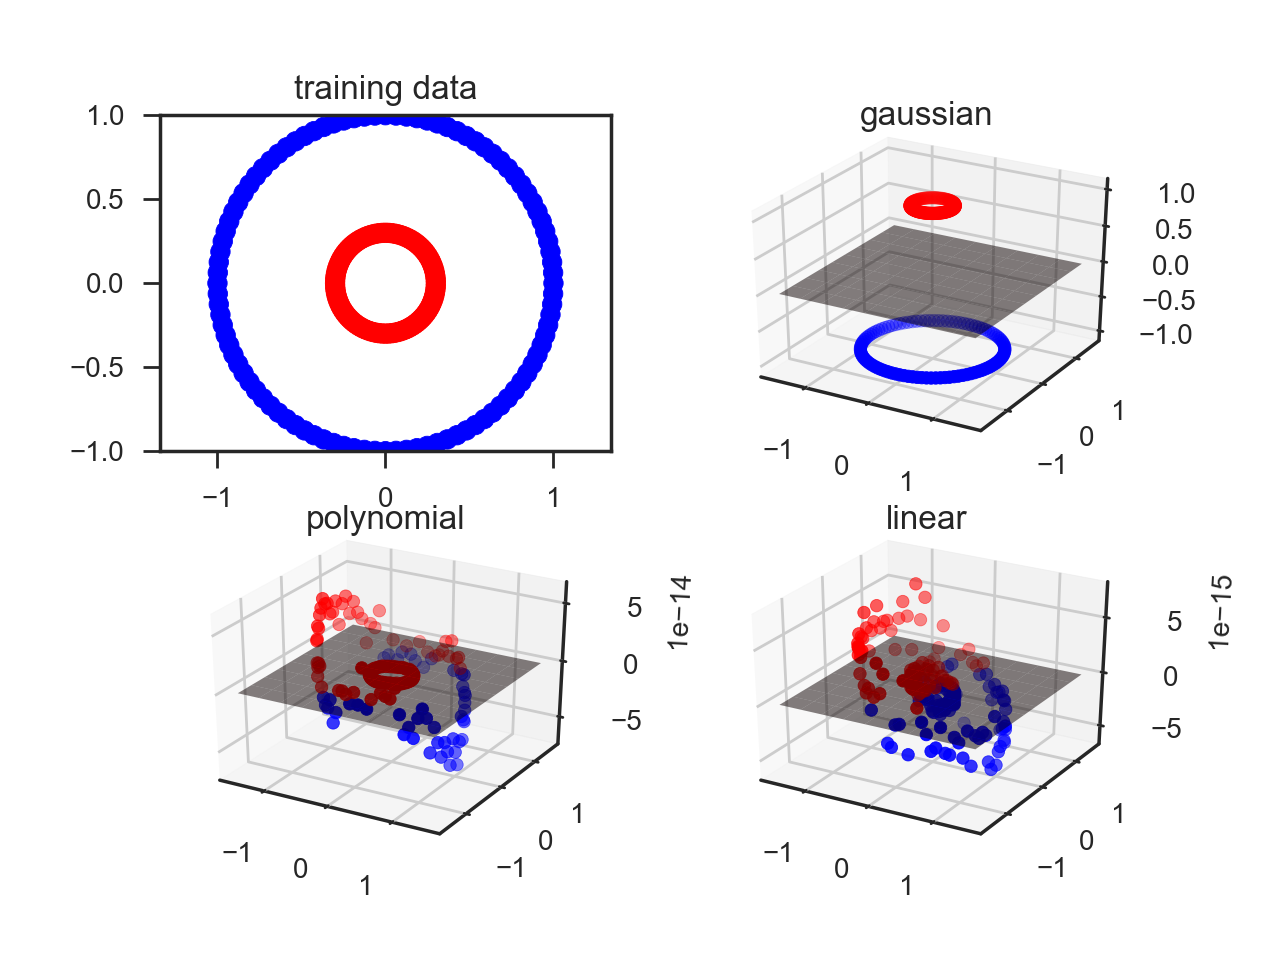

Here is the Python script that generated this plot:
#!/usr/bin/env python3
# -*- coding: utf-8 -*-

import matplotlib
matplotlib.use('Agg')

import matplotlib.pyplot as plt
import numpy as np
from sklearn.metrics import pairwise
from sklearn import datasets, model_selection, svm, metrics
from sklearn.grid_search import GridSearchCV
from sklearn.metrics import classification_report
from mpl_toolkits.mplot3d import Axes3D

import seaborn as sns
import pandas as pd



#sns.set(style="ticks")

def project_data(data):
    x=data[:,0]
    y=data[:,1]
    z=x**2+y**2
    return x,y,z


dataN = 200
x_train,label_train = datasets.make_circles(dataN,factor = 0.3,noise = 0.0)
x_test,label_test = datasets.make_circles(dataN,factor = 0.3,noise = 0.0)

#データ を３Dにマッピング
x,y,z=project_data(x_train)

fig = plt.figure()
#データ プロット
ax = fig.add_subplot(221)
ax.set_title("training data")
ax.axis('equal')
ax.axis([-1, 1, -1, 1])
ax.scatter(x_train[:,0],x_train[:,1],c = label_train,cmap=plt.cm.bwr)



#2Dの場合
"""
ax = fig.add_subplot(122)
ax.axis('equal')
ax.axis([-1, 1, 0.5, 1])

ax.scatter(x[label_train==0],z[label_train==0],c='b')
ax.scatter(x[label_train==1],z[label_train==1],c='r')

#線形SVC
svc = svm.SVC(kernel='linear',C=10000)
svc.fit(np.array([x,z]).T,label_train)

#分類境界をプロット
XX, YY = np.mgrid[-1.:1.:10j, 0:1.:10j]
Z = svc.decision_function(np.c_[XX.ravel(), YY.ravel()])
Z = Z.reshape(XX.shape)
CS = plt.contour(XX, YY, Z, colors=['red'],linestyles=['-'], levels=[ 0])


#サポートベクトルをプロット
plt.scatter(svc.support_vectors_[:, 0], svc.support_vectors_[:, 1], s=90,lw=1.0, facecolors='none', zorder=10, edgecolors='k',label='support vector',alpha=1.0)
plt.legend()
"""
    
#分類境界

#3Dの場合
### 基準
ax = fig.add_subplot(222, projection='3d')
ax.set_title("gaussian")
svc = svm.SVC(kernel='rbf',C=10,gamma=100)
svc.fit(np.array([x,y]).T,label_train)
Z = svc.decision_function(np.c_[x,y])
ax.scatter(x[Z>0],y[Z>0],Z[Z>0],c='r',zorder=1)
ax.scatter(x[Z<0],y[Z<0],Z[Z<0],c='b',zorder=1)

#分類境界
XX, YY = np.mgrid[-1.5:1.5:10j, -1.5:1.5:10j]
Z = np.zeros([XX.shape[0], XX.shape[1]])
Z = Z.reshape(XX.shape)
ax.plot_surface(XX, YY, Z,linewidth=0, antialiased=True, cmap=plt.cm.hot, alpha=0.5,zorder=2)


### 多項式カーネル
ax = fig.add_subplot(223, projection='3d')
ax.set_title("polynomial")
svc = svm.SVC(kernel='poly',C=1,gamma=2)
svc.fit(np.array([x,y]).T,label_train)
Z = svc.decision_function(np.c_[x,y])
ax.scatter(x[Z>0],y[Z>0],Z[Z>0],c='r',zorder=1)
ax.scatter(x[Z<0],y[Z<0],Z[Z<0],c='b',zorder=1)

#分類境界
XX, YY = np.mgrid[-1.5:1.5:10j, -1.5:1.5:10j]
Z = np.zeros([XX.shape[0], XX.shape[1]])
Z = Z.reshape(XX.shape)
ax.plot_surface(XX, YY, Z,linewidth=0, antialiased=True, cmap=plt.cm.hot, alpha=0.5,zorder=2)


### ガンマを増やす
ax = fig.add_subplot(224, projection='3d')
ax.set_title("linear")
svc = svm.SVC(kernel='linear',C=1)
svc.fit(np.array([x,y]).T,label_train)
Z = svc.decision_function(np.c_[x,y])
ax.scatter(x[Z>0],y[Z>0],Z[Z>0],c='r',zorder=1)
ax.scatter(x[Z<0],y[Z<0],Z[Z<0],c='b',zorder=1)

#分類境界
XX, YY = np.mgrid[-1.5:1.5:10j, -1.5:1.5:10j]
Z = np.zeros([XX.shape[0], XX.shape[1]])
Z = Z.reshape(XX.shape)
ax.plot_surface(XX, YY, Z,linewidth=0, antialiased=True, cmap=plt.cm.hot, alpha=0.5,zorder=2)


#Z = svc.decision_function(np.c_[x[label_train==1],y[label_train==1]])
#ax.scatter(x[label_train==1],y[label_train==1],Z,c='r',zorder=2)

plt.savefig("SVC_kernels.png",dpi=200)


plt.tight_layout()
